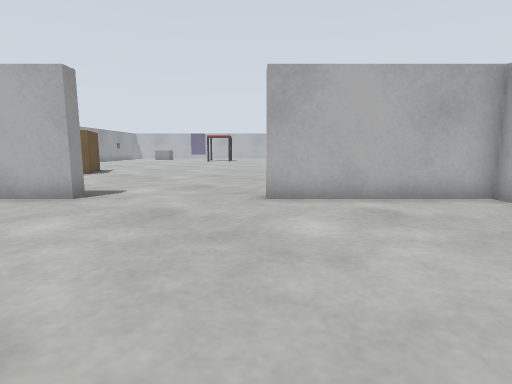
view 1 (above)

18 first-person views from a walk through a world built for the Gazebo simulator. The camera is 0.23 m above the floor, tilts 8° down and sees 80° across. The floor is counted in squares, 0.2 m on a side. Each view is taken from the middle of a square. On the plan, view 1 faces up. The plan holds only what a view shows up to about 13 squares ahead; the rest is blank. The place goes on beyond the plan.

view 2
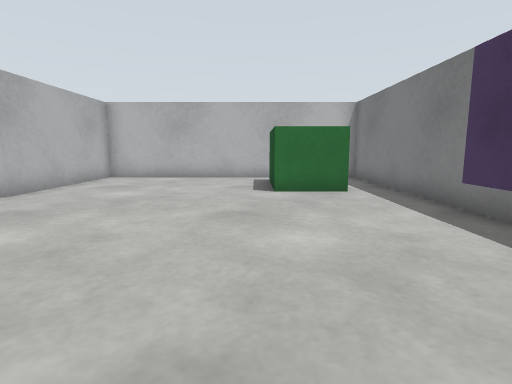

view 3
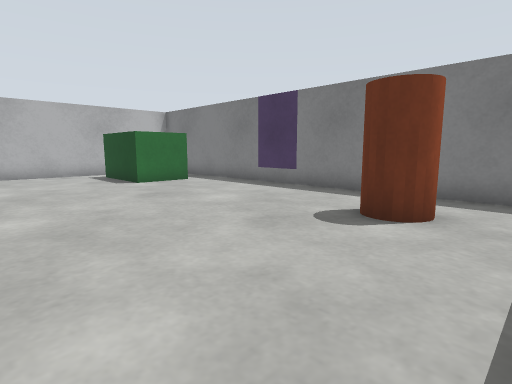

view 4
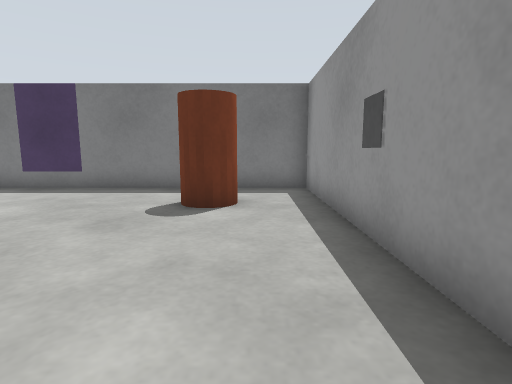

view 5
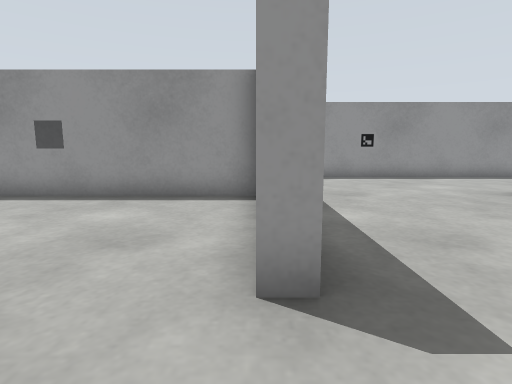

view 6
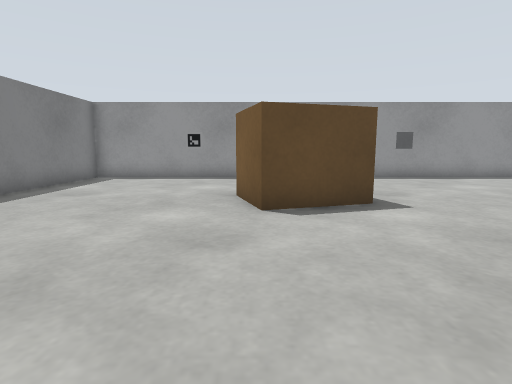

view 7
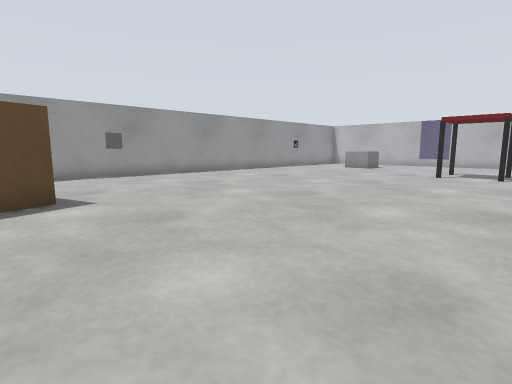

view 8
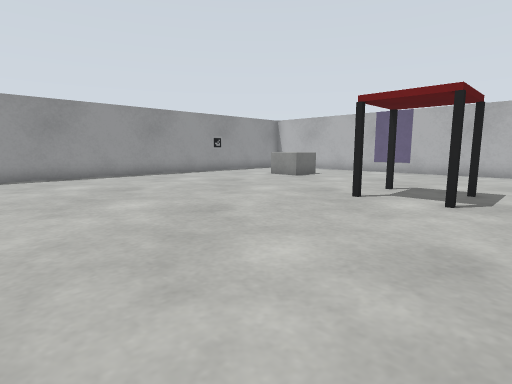

view 9
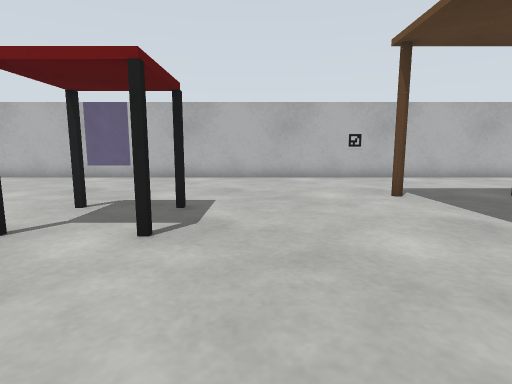

view 10
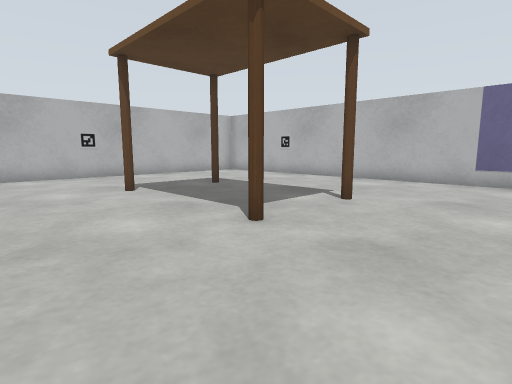

view 11
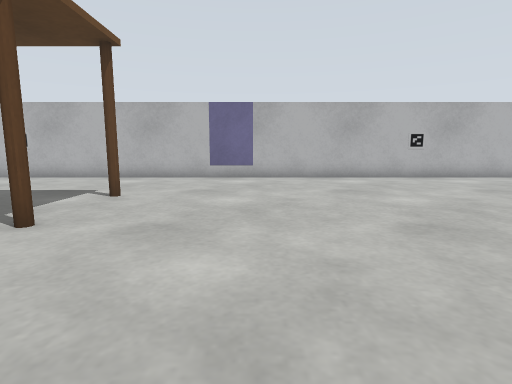

view 12
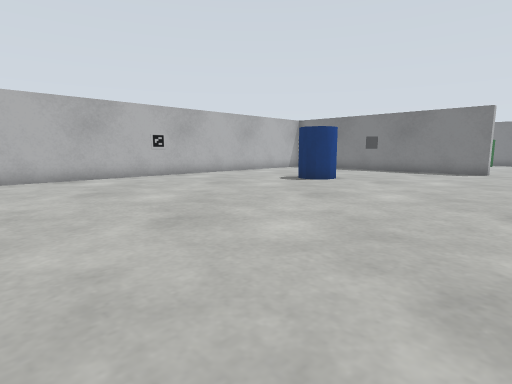

view 13
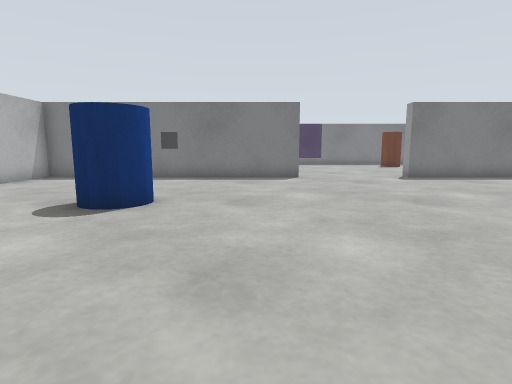

view 14
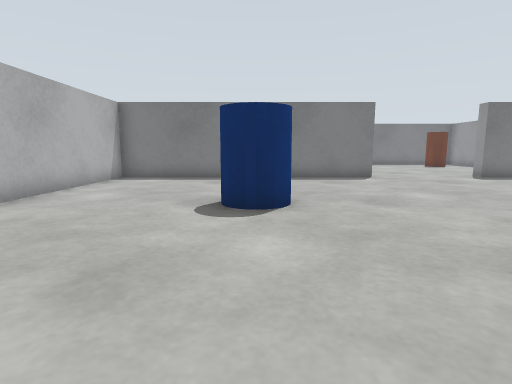

view 15
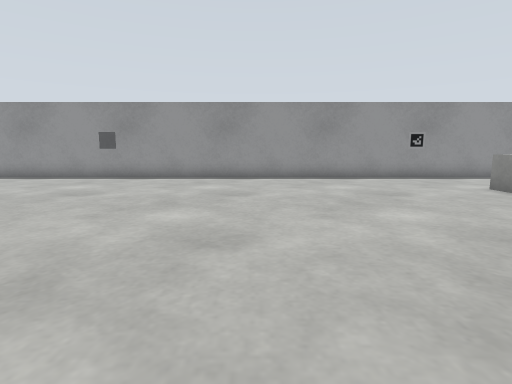

view 16
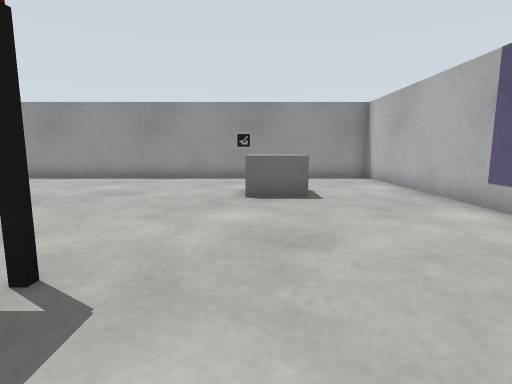

view 17
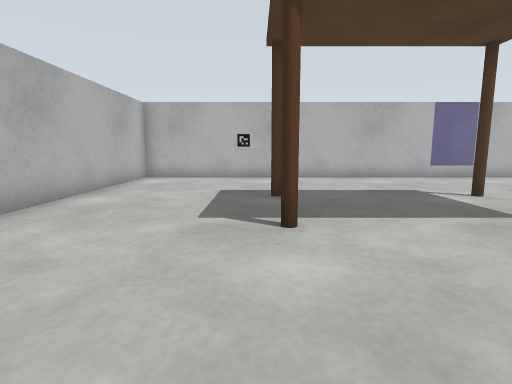

view 18
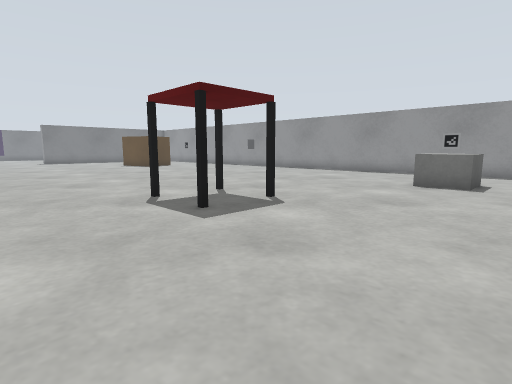

### Floor plan
Points are (right, up) in squares from view 1. A wall is a line through its corners. A room is listed if a view was taken in it or the views show most of it. See-through windows are left out.
Room 1 (views 1, 2, 3, 4, 5)
walls: (-4.2, 7.5) (-4.2, 7) (-6, 7); (-9.5, 7) (-9.5, -3) (5.5, -3) (5.5, 7) (0.3, 7) (0.3, 7.5)
ways out: opening at (-2, 7) to room 2
objects: marker (-9, 2); orange cylinder (-7, -1) to (-7, 0); picture (-2, -3); green box (1, -1) to (4, 0)
Room 2 (views 6, 7, 8, 9, 10, 11, 12, 13, 14, 15, 16, 17, 18)
walls: (0.3, 7.5) (10.5, 7.5) (10.5, 37.5) (-14.5, 37.5) (-14.5, 7.5) (-4.2, 7.5)
ways out: opening at (-2, 7) to room 1
objects: marker (-14, 12); marker (-14, 20); marker (-14, 33); grey box (-11, 33) to (-9, 34); cardboard box (-10, 14) to (-8, 16); picture (-7, 37); black post (-5, 29); black post (-5, 31); red box (-4, 29) to (-3, 31); black post (-2, 29); black post (-2, 31); brown pole (2, 28); brown pole (2, 33); marker (3, 37); bin (4, 13) to (6, 14); brown pole (5, 28); brown pole (5, 33); picture (10, 25)

Positions as (right, up) in squares from view 1, and headings:
1: (0, 0), facing up
2: (-7, 1), facing right
3: (-9, 5), facing down-right
4: (-8, 6), facing down
5: (-2, 7), facing left
6: (-2, 14), facing left
7: (-1, 15), facing up-left
8: (-1, 22), facing up-left
9: (-1, 25), facing up
10: (-1, 24), facing up-right
11: (-2, 24), facing right
12: (-2, 24), facing down-right
13: (2, 20), facing down
14: (5, 20), facing down
15: (-2, 26), facing left
16: (-2, 33), facing left
17: (-2, 33), facing right
18: (1, 36), facing down-left
